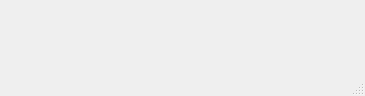
<?xml version="1.0" encoding="UTF-8"?>
<ui version="4.0">
 <class>MainWindow</class>
 <widget class="QMainWindow" name="MainWindow">
  <property name="geometry">
   <rect>
    <x>0</x>
    <y>0</y>
    <width>365</width>
    <height>96</height>
   </rect>
  </property>
  <property name="windowTitle">
   <string>MainWindow</string>
  </property>
  <widget class="QWidget" name="centralwidget">
   <layout class="QGridLayout" name="gridLayout">
    <item row="0" column="0">
     <widget class="QLabel" name="label">
      <property name="text">
       <string/>
      </property>
     </widget>
    </item>
   </layout>
  </widget>
  <widget class="QMenuBar" name="menubar">
   <property name="geometry">
    <rect>
     <x>0</x>
     <y>0</y>
     <width>365</width>
     <height>22</height>
    </rect>
   </property>
  </widget>
  <widget class="QStatusBar" name="statusbar"/>
 </widget>
 <resources/>
 <connections/>
</ui>
